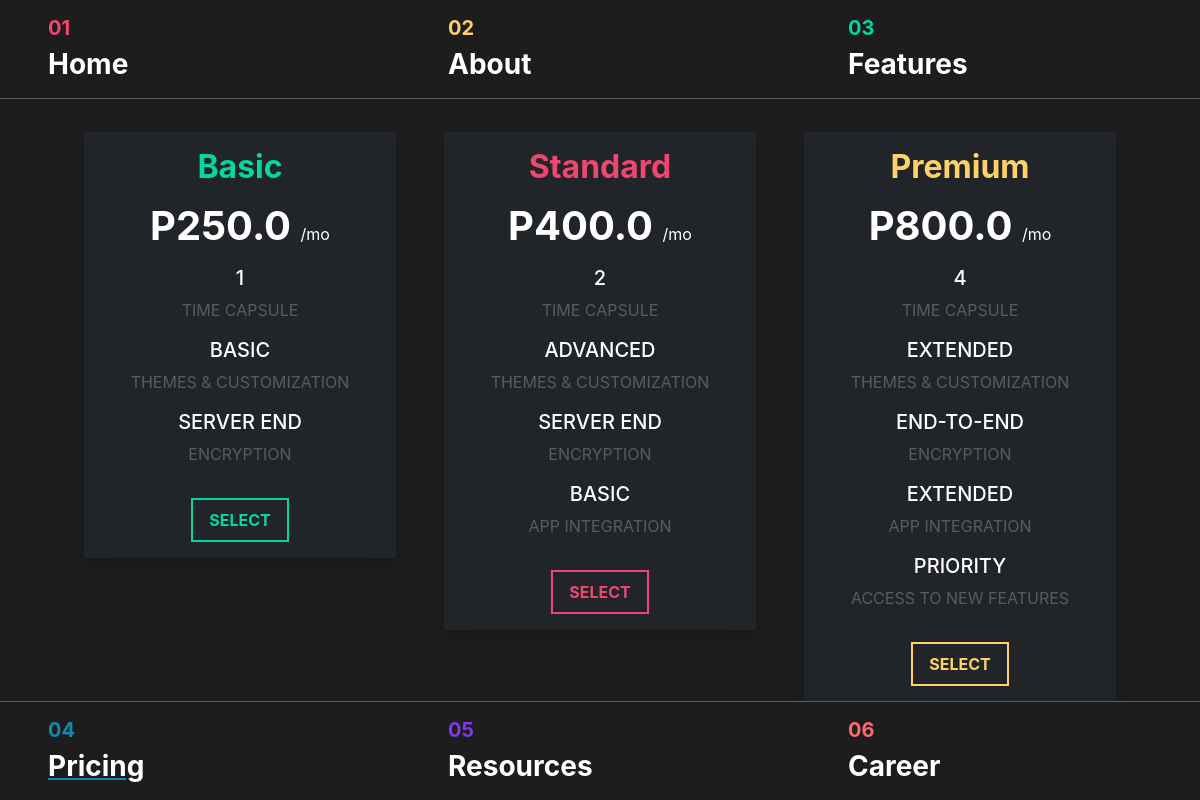
Screenshot of /src/pages/pricing.php with the database file from the repository.
### tables this page shows
CREATE TABLE `products` (
  `item_id` int NOT NULL,
  `item_name` varchar(30) NOT NULL,
  `price` decimal(10,1) DEFAULT NULL,
  `capsule` int DEFAULT NULL,
  `themes` enum('Basic','Advanced','Extended') DEFAULT NULL,
  `encryption` enum('Server End','End-to-End') DEFAULT NULL,
  `integration` enum('Basic','Advanced','Extended') DEFAULT NULL,
  `newFeatures` enum('Priority') DEFAULT NULL
);

### src/pages/pricing.php (the view, shortened to what this page needs)
<!DOCTYPE html>
<html>
<head>
  <link href="../style.css" rel="stylesheet">
  <link href="https://cdn.jsdelivr.net/npm/bootstrap@5.0.2/dist/css/bootstrap.min.css" rel="stylesheet">
</head>
<body>
  <?php
  $basic = array();
  $standard = array();
  $premium = array();
  $conn = mysqli_connect('db', 'root', '', 'my_online_store');
  $sql_basic = "SELECT price, capsule, themes, encryption, integration, newFeatures FROM `products` WHERE `item_name` = 'Basic'";
  $sql_standard = "SELECT price, capsule, themes, encryption, integration, newFeatures FROM `products` WHERE `item_name` = 'Standard'";
  $sql_premium = "SELECT price, capsule, themes, encryption, integration, newFeatures FROM `products` WHERE `item_name` = 'Premium'";
  $rs_basic = mysqli_query($conn, $sql_basic);
  $rs_standard = mysqli_query($conn, $sql_standard);
  $rs_premium = mysqli_query($conn, $sql_premium);
  $row_basic = mysqli_fetch_row($rs_basic);
  $row_standard = mysqli_fetch_row($rs_standard);
  $row_premium = mysqli_fetch_row($rs_premium);
  $basic['price'] = $row_basic[0];
  $basic['timeCapsule'] = $row_basic[1];
  $basic['themes'] = $row_basic[2];
  $basic['encryption'] = $row_basic[3];
  $basic['integration'] = $row_basic[4];
  $basic['newFeatures'] = $row_basic[5];
  $standard['price'] = $row_standard[0];
  $standard['timeCapsule'] = $row_standard[1];
  $standard['themes'] = $row_standard[2];
  $standard['encryption'] = $row_standard[3];
  $standard['integration'] = $row_standard[4];
  $standard['newFeatures'] = $row_standard[5];
  $premium['price'] = $row_premium[0];
  $premium['timeCapsule'] = $row_premium[1];
  $premium['themes'] = $row_premium[2];
  $premium['encryption'] = $row_premium[3];
  $premium['integration'] = $row_premium[4];
  $premium['newFeatures'] = $row_premium[5];
  ?>
  <div class="container-fluid position-fixed top-0">
    <div class="row ng-bg-black ng-border-bottom">
      <div class="col px-5 py-3">
        <h5 class="ng-text-red fw-bold">01</h5>
        <a href="../index.html#main-content" class="h3 text-white fw-bold home-nav" id="home-nav">Home</a>
      </div>
      <div class="col px-5 py-3">
        <h5 class="ng-text-yellow fw-bold">02</h5>
        <a href="../index.html#about-content" class="h3 text-white fw-bold about-nav" id="about-nav">About</a>
      </div>
      <div class="col px-5 py-3">
        <h5 class="ng-text-green fw-bold">03</h5>
        <a href="../index.html#features-content" class="h3 text-white fw-bold features-nav" id="features-nav">Features</a>
      </div>
    </div>
  </div>
  <div class="container-fluid position-fixed bottom-0">
    <div class="row ng-bg-black ng-border-top">
      <div class="col px-5 py-3">
        <h5 class="ng-text-blue fw-bold">04</h5>
        <a href="../index.html#main-content" class="h3 text-white fw-bold pricing-nav clicked" id="pricing-nav">Pricing</a>
      </div>
      <div class="col px-5 py-3">
        <h5 class="ng-text-purple fw-bold">05</h5>
        <a href="../index.html#resources-content" class="h3 text-white fw-bold resources-nav" id="resources-nav">Resources</a>
      </div>
      <div class="col px-5 py-3">
        <h5 class="ng-text-orange fw-bold">06</h5>
        <a href="../index.html#main-content" class="h3 text-white fw-bold career-nav" id="career-nav">Career</a>
      </div>
    </div>
  </div>
  <div class="container-fluid min-vh-100 py-5 d-flex flex-column justify-content-center align-items-center ng-bg-black text-white gap-3" id="pricing-content">
    <div class="row text-center">
      <h1 class="display-5 fw-bold">PRICING</h1>
    </div>
    <div class="row container-xxl g-5">
      <div class="col-md-4">
        <div class="py-3 bg-dark shadow d-flex flex-column justify-content-start align-items-center gap-3">
          <div>
            <h1 class="fw-bold ng-text-green mb-0 h2">Basic</h1>
          </div>
          <div>
            <h1 class="fw-bold mb-0">P<?php echo $basic['price'] ?> <span class="fw-none">/mo</span></h1>
          </div>
          <div class="d-flex flex-column">
            <div class="text-center">
              <p class="h5"><?php echo $basic['timeCapsule'] ?></p>
              <p class="ng-text-gray">TIME CAPSULE</p>
            </div>
            <div class="text-center">
              <p class="h5 text-uppercase"><?php echo $basic['themes'] ?></p>
              <p class="ng-text-gray">THEMES & CUSTOMIZATION</p>
            </div>
            <div class="text-center">
              <p class="h5 text-uppercase"><?php echo $basic['encryption'] ?></p>
              <p class="ng-text-gray">ENCRYPTION</p>
            </div>
          </div>
          <button class="ng-btn fw-bold">SELECT</button>
        </div>
      </div>
      <div class="col-md-4">
        <div class="py-3 bg-dark shadow d-flex flex-column justify-content-start align-items-center gap-3">
          <div>
            <h1 class="fw-bold ng-text-red mb-0 h2">Standard</h1>
          </div>
          <div>
            <h1 class="fw-bold mb-0">P<?php echo $standard['price'] ?> <span class="fw-none">/mo</span></h1>
          </div>
          <div class="d-flex flex-column">
            <div class="text-center">
              <p class="h5"><?php echo $standard['timeCapsule'] ?></p>
              <p class="ng-text-gray">TIME CAPSULE</p>
            </div>
            <div class="text-center">
              <p class="h5 text-uppercase"><?php echo $standard['themes'] ?></p>
              <p class="ng-text-gray">THEMES & CUSTOMIZATION</p>
            </div>
            <div class="text-center">
              <p class="h5 text-uppercase"><?php echo $standard['encryption'] ?></p>
              <p class="ng-text-gray">ENCRYPTION</p>
            </div>
            <div class="text-center">
              <p class="h5 text-uppercase"><?php echo $standard['integration'] ?></p>
              <p class="ng-text-gray">APP INTEGRATION</p>
            </div>
          </div>
          <button class="ng-btn-red fw-bold">SELECT</button>
        </div>
      </div>
      <div class="col-md-4 mb-5">
        <div class="py-3 bg-dark shadow d-flex flex-column justify-content-start align-items-center gap-3">
          <div>
            <h1 class="fw-bold ng-text-yellow mb-0 h2">Premium</h1>
          </div>
          <div>
            <h1 class="fw-bold mb-0">P<?php echo $premium['price'] ?> <span class="fw-none">/mo</span></h1>
          </div>
          <div class="d-flex flex-column">
            <div class="text-center">
              <p class="h5"><?php echo $premium['timeCapsule'] ?></p>
              <p class="ng-text-gray">TIME CAPSULE</p>
            </div>
            <div class="text-center">
              <p class="h5 text-uppercase"><?php echo $premium['themes'] ?></p>
              <p class="ng-text-gray">THEMES & CUSTOMIZATION</p>
            </div>
            <div class="text-center">
              <p class="h5 text-uppercase"><?php echo $premium['encryption'] ?></p>
              <p class="ng-text-gray">ENCRYPTION</p>
            </div>
            <div class="text-center">
              <p class="h5 text-uppercase"><?php echo $premium['integration'] ?></p>
              <p class="ng-text-gray">APP INTEGRATION</p>
            </div>
            <div class="text-center">
              <p class="h5 text-uppercase"><?php echo $premium['newFeatures'] ?></p>
              <p class="ng-text-gray">ACCESS TO NEW FEATURES</p>
            </div>
          </div>
          <button class="ng-btn-yellow fw-bold">SELECT</button>
        </div>
      </div>
    </div>
  </div>
</body>
</html>

### src/style.css (style rules this page uses)
* { margin: 0; padding: 0; box-sizing: border-box; font-family: 'Inter', sans-serif; font-size: 16px; font-weight: 400; line-height: 1.5; }
.ng-text-red { color: #EF476F; }
.ng-text-yellow { color: #FFD166; }
.ng-text-green { color: #06D6A0; }
.ng-text-blue { color: #118AB2; }
.ng-text-purple { color: #8338EC; }
.ng-text-orange { color: #FF6B6B; }
.ng-text-gray { color: #5b5b5b; }
.ng-bg-black { background-color: #1D1D1D; }
.ng-btn { padding: 0.5rem 1rem; color: #06D6A0; background-color: transparent; border: 2px solid #06D6A0; transition: all 0.3s ease; }
.ng-btn-red { padding: 0.5rem 1rem; color: #EF476F; background-color: transparent; border: 2px solid #EF476F; transition: all 0.3s ease; }
.ng-btn-yellow { padding: 0.5rem 1rem; color: #FFD166; background-color: transparent; border: 2px solid #FFD166; transition: all 0.3s ease; }
.ng-border-bottom { border-bottom: 1px solid #5b5b5b; }
.ng-border-top { border-top: 1px solid #5b5b5b; }
.home-nav { text-decoration: none; text-decoration-color: #EF476F; transition: all 0.3s ease; }
.about-nav { text-decoration: none; text-decoration-color: #FFD166; transition: all 0.3s ease; }
.features-nav { text-decoration: none; text-decoration-color: #06D6A0; transition: all 0.3s ease; }
.pricing-nav { text-decoration: none; text-decoration-color: #118AB2; transition: all 0.3s ease; }
#pricing-nav.clicked { text-decoration: underline; text-decoration-color: #118AB2; }
.resources-nav { text-decoration: none; text-decoration-color: #8338EC; transition: all 0.3s ease; }
.career-nav { text-decoration: none; text-decoration-color: #FF6B6B; transition: all 0.3s ease; }

### rows the page displays
products: price "250.0", capsule "1", themes "BASIC", encryption "SERVER END"
products: price "400.0", capsule "2", themes "ADVANCED", encryption "SERVER END", integration "BASIC"
products: price "800.0", capsule "4", themes "EXTENDED", encryption "END-TO-END", integration "EXTENDED", newFeatures "PRIORITY"
